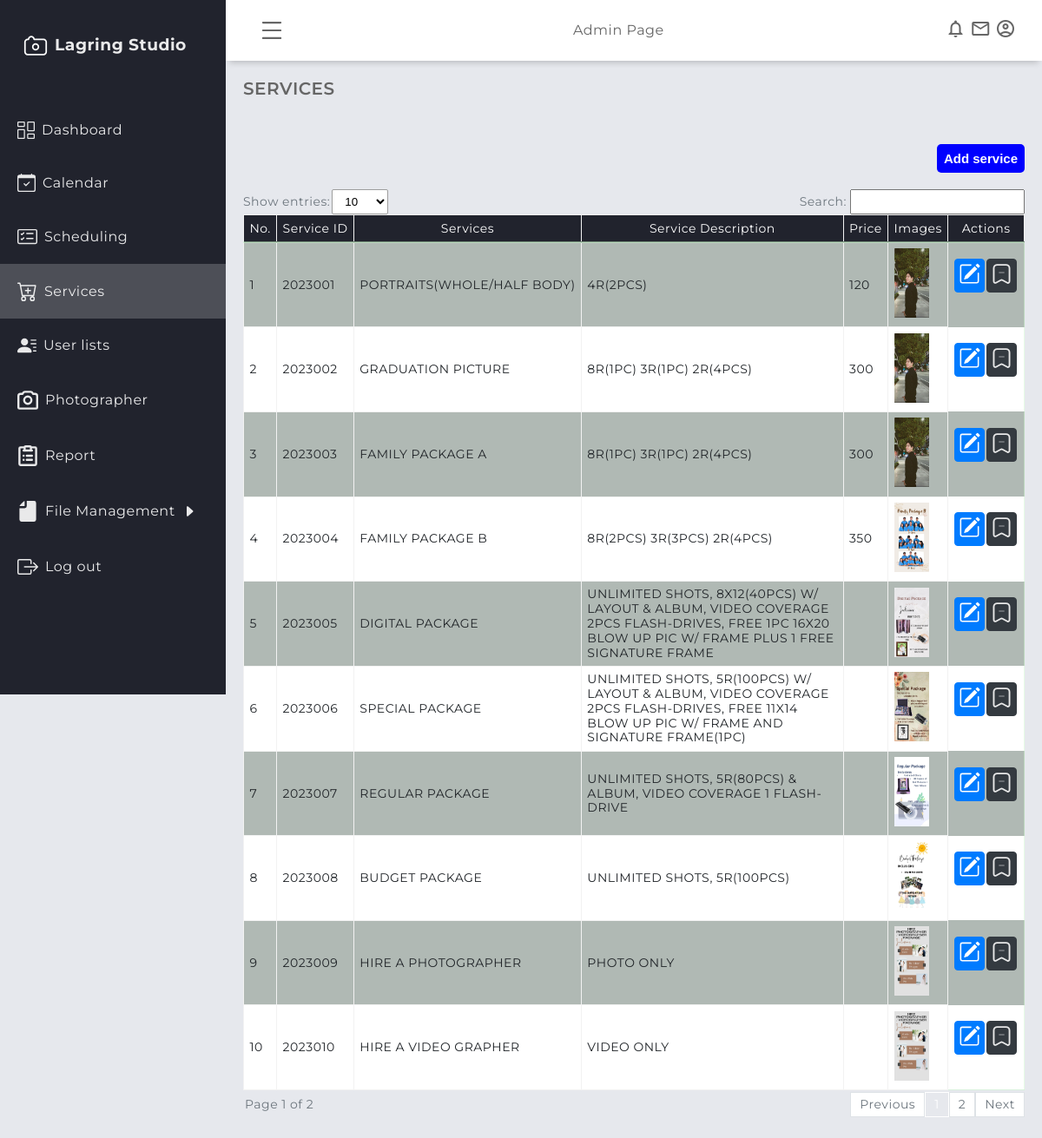
The app's page /admin/services.php (signed in) with its own data.
### tables this page shows
CREATE TABLE IF NOT EXISTS `services` (
  `service_id` int NOT NULL AUTO_INCREMENT,
  `service_name` varchar(250) NOT NULL,
  `service_image` varchar(255) NOT NULL,
  `service_description` varchar(500) NOT NULL,
  `service_type` varchar(200) NOT NULL,
  `service_price` int DEFAULT NULL,
  `service_date_added` datetime NOT NULL DEFAULT CURRENT_TIMESTAMP,
  `archived_flag` int NOT NULL DEFAULT '1',
  PRIMARY KEY (`service_id`)
);

### admin/services.php (the view, shortened to what this page needs)
<?php
   include('session.php');
?>
<!DOCTYPE html>
<html lang="en">
    <head>
        <link rel="stylesheet" href="../assets/global/css/design.css" />
        <link rel="stylesheet" href="../assets/global/css/table.css" />
        <link rel="stylesheet" href="../assets/global/css/global.css" />
        <link rel="stylesheet" href="../assets/admin/css/dashboardcontainer.css" />
        <link rel="stylesheet" href="../assets/admin/css/services.css" />
    </head>
    <body>
        <?php require "header/header.php"?>
        <?php require "navigation/sidebar.php"?>
        <main class="main-container">
            <div class="main-title">
                <p class="font-weight-bold">SERVICES</p>
            </div>
            <div class="add">
                    <button class="modal-trigger" data-modal-id="add_service">Add service</button>
                </div>
                <br>
        <div class= "showAndSearch  text-secondary align-items-center mb-1">
                        <div class= "align-items-center">
                            <label >Show entries:</label>
                            <select id="entriesPerPage">
                                <option value="10">10</option>
                            </select>
                        </div>
                        <div class= "align-items-center">
                            <label for="searchInput" class="pr-1" >Search:</label>
                            <div style="position: relative;">
                                <input type="text" id="searchInput" >
                            </div>
                        </div>
                        <div id="table1" class="table-group-container active">
                            <table id="table1" class="table table-striped table-bordered w-100">
                                <thead>
                                    <tr>
                                        <th>No.</th>
                                        <th>Service ID</th>
                                        <th>Services</th>
                                        <th>Service Description</th>
                                        <th>Price</th>
                                        <th>Images</th>
                                        <th>Actions</th>
                                    </tr>
                                </thead>
                                <tbody>
                        <?php
                                    $i = 1;
                                    $sql = mysqli_query($connection, "SELECT * FROM services") or die(mysqli_error($connection));
                                    if (mysqli_num_rows($sql) > 0) {
                                    while ($row = mysqli_fetch_array($sql)) {
                                        $service_id = $row['service_id'];
                                        $service_name = $row['service_name'];
                                        $service_description = $row['service_description'];
                                        $image = $row ['service_image'];
                                        $service_price = $row['service_price'];
                                    ?>
                                    <tr>
                                        <td><p><?php echo $i++ ?></p></td>
                                        <td><p><?php echo strtoupper($service_id);?></p></td>
                                        <td><p><?php echo strtoupper($service_name);?></p></td>
                                        <td class= "service_description_td"><p><?php echo strtoupper($service_description);?></p></td>
                                        <td><p><?php echo $service_price; ?></p></td>
                                        <td><p><?php echo "<img class='img-fluid' src='/Lagring-Studio-Scheduling-System/assets/global/services_images/" . $image . "'style='width:40px; height:80px'' alt='Service Image'>";?></p></td>
                                        <td class="justify-space-evenly" style=" text-align: center; margin-top: 10px; border: none;">
                                            <a
                                                href="#"
                                                title="Edit"
                                                class="modal-trigger justify-content-center p-0 m-0"
                                                data-modal-id="<?php echo 'edit_service'.$service_id; ?>">
                                                <button class="p-1 m-0 btn btn-primary">
                                                </button>
                                            </a>
                                            <a
                                                href="#"
                                                rel="tooltip"
                                                title="archive"
                                                class="modal-trigger p-0 m-0"
                                                data-modal-id="<?php echo 'archive_announcements'; ?>">
                                                    <button class="p-1 m-1 btn btn-dark">
                                                    </button>
                                            </a>
                                        </td>
                                    </tr>
                                    <?php
                                    }}
                                    else {echo '<tr><td colspan="6" style="text-align: center;">No records found.</td></tr>';}
                                ?>
                                </tbody>
                            </table>
                        </div>
                        <div class="pagination-container">
                            <div id="pagination-label"></div>
                            <div id="pagination" class="pagination"></div>
                        </div>
                    </div>
            </main>
    </body>
</html>

### admin/header/header.php (shortened to what this page needs)
<header class="header">
    <div class="menu-icon toggleBtn">
    </div>
    <div class="header-left">Admin Page</div>
    <div class="header-right">
        <span class="material-icons-outlined">notifications</span>
        <span class="material-icons-outlined">email</span>
        <span class="material-icons-outlined">account_circle</span>
    </div>
</header>

### admin/navigation/sidebar.php (shortened to what this page needs)
<aside class="sidebar" id="sidebar">
    <div class="sidebar-title">
        <div class="sidebar-brand">
            <h3>Lagring Studio</h3>
        </div>
    </div>
    <ul class="sidebar-list">
    <?php $current_page = basename($_SERVER['PHP_SELF']); ?>
        <li <?php if ($current_page === 'admindashboard.php') echo 'class="navLinkActive"';?>>
            <a href="admindashboard.php">
                Dashboard
            </a>
        </li>
        <li <?php if ($current_page === 'calendar.php') echo 'class="navLinkActive"';?>>
            <a href="calendar.php">
                Calendar
            </a>
        </li>
        <li <?php if ($current_page === 'scheduled_task.php') echo 'class="navLinkActive"';?>>
            <a href="scheduled_task.php">
                Scheduling
            </a>
        </li>
        <li <?php if ($current_page === 'services.php') echo 'class="navLinkActive"';?>>
            <a href="services.php">
                Services
            </a>
        </li>
        <li <?php if ($current_page === 'user_list.php') echo 'class="navLinkActive"';?>>
            <a href="user_list.php">
                User lists
            </a>
        </li>
        <li <?php if ($current_page === 'photographer.php') echo 'class="navLinkActive"';?>>
            <a href="photographer.php">
            Photographer
            </a>
        </li>
        <li <?php if ($current_page === 'report.php') echo 'class="navLinkActive"';?>>
            <a href="report.php">
            Report
            </a>
        </li>
        <li <?php if (
                    $current_page === 'service.php' ||
                    $current_page === 'website.php')
                    echo 'class="navLinkActive"';?>>
        <a href="#" id="managementLink">
            File Management
            <svg
                xmlns="http://www.w3.org/2000/svg"
                width="16"
                height="16"
                fill="currentColor"
                class="bi bi-caret-right-fill"
                viewBox="0 0 16 16">
                <path
                        d="m12.14 8.753-5.482 4.796c-.646.566-1.658.106-1.658-.753V3.204a1 1 0 0 1 1.659-.753l5.48 4.796a1 1 0 0 1 0 1.506z"/>
            </svg>
        </a>
    </li>
        <li class="sidebar-list-item">
            <a href="../logoutmodule/logout.php">
                Log out
            </a>
        </li>
    </ul>
</aside>

### assets/global/css/design.css (style rules this page uses)
:root { --blue1: rgba(36, 175, 242); --blue2: rgba(7, 164, 241); --blue3: rgba(23, 147, 217); --blue4: rgba(4, 127, 204); --blue5: rgba(30,144,255); --light_blue: rgba(63, 194, 250); --dim_blue: rgba(137, 192, 223); --dark_blue: rgba(30, 70, 139); --gray: rgba(208, 216, 227); --dark_gray: rgba(141, 164, 196); --dirty_white: rgba(244, 244, 244); --red: rgba(254, 0, 0); --maroon: rgba(154, 0, 0); }
* { margin: 0; padding: 0; box-sizing: border-box; }
body { font-family: "Montserrat", sans-serif; letter-spacing: 0.5px; line-height: 1.2; scrollbar-color: smooth; background-color: #e6e8ed; color: #666666; }
.font-weight-bold { font-weight: 600; }

### assets/global/css/table.css (style rules this page uses)
.table { width: 100%; margin-bottom: 2px; color: #212529; border-collapse: collapse; white-space: nowrap; }
.table th, .table td { padding: 0.4rem; align-items: center; border-top: 1px solid #cafaca77; }
.service_description_td { width: 100%; margin-bottom: 2px; color: #212529; border-collapse: collapse; white-space: normal; }
.table thead th { vertical-align: bottom; border-bottom: 2px solid #cafaca77; background-color: #21232d; color: white; font-weight: normal; text-align: center; }
#table1 tbody tr:nth-child(odd) { background-color: #73847377; }
#table1 tbody tr:nth-child(even) { background-color: #ffffff; }
.table-bordered { border: 1px solid #cafaca77; }
.table-bordered th, .table-bordered td { border: 1px solid hsl(0, 0%, 95%); }
.table-bordered thead th, .table-bordered thead td { border-bottom-width: 2px; }
.table-striped tbody tr { background-color: rgba(0, 0, 0, 0.1); }
#entriesPerPage { background-color: white; border: 1px solid rgb(158, 158, 158); border-radius: 2px; padding: 5px 10px; align-items: center; margin-left: 2px; outline: none; }
#searchInput { padding: 5px 10px; outline: none; }
.showAndSearch { display: flex; justify-content: space-between; flex-wrap: wrap; font-size: 14px; margin-bottom: 10px; }
.pagination-container { display: flex; justify-content: space-between; align-items: center; font-size: 14px; width: 100%; }
#pagination-label { color: #6c757d; padding-left: 2px; }
.pagination { display: flex; align-items: center; }
.table-group-container { display: none; overflow-x: auto; }
.table-group-container.active { display: block; width: 100%; }

### assets/global/css/global.css (style rules this page uses)
.m-1 { margin: 0.25rem; }
.mb-1 { margin-bottom: 0.25rem; }
.m-0 { margin: 0 !important; }
.p-0 { padding: 0 !important; }
.p-1 { padding: 0.25rem !important; }
.pr-1 { padding-right: 0.25rem; }
.text-secondary { color: #6c757d !important; }
.btn { display: inline-block; padding: 0.5em 1em; margin: 2px 2px 2px 2px; border: 1px solid #ccc; border-radius: 4px; background-color: #f5f5f5; color: #333; font-size: 16px; text-align: center; text-decoration: none; cursor: pointer; transition: background-color 0.3s ease; }
.btn-primary { background-color: #007bff; color: #fff; border-color: #007bff; }
.btn-dark { background-color: #343a40; color: #fff; border-color: #343a40; }
.modal-trigger { background: linear-gradient( 135deg, var(--color-primary-variant), var(--color-primary) ); font-size: 15px; color: var(--color-bg-1); margin-top: 2rem; display: inline-block; padding: 0.6rem 1.6rem; font-weight: 600; border-radius: 0.3rem; cursor: pointer; }
* { margin: 0; padding: 0; box-sizing: border-box; }
.w-100 { width: 100% !important; }
.justify-content-center { display: flex; justify-content: center !important; }
.justify-space-evenly { display: flex; justify-content: space-evenly; }
.align-items-center { display: flex; align-items: center; }

### assets/admin/css/services.css (style rules this page uses)
.add { display: flex; justify-content: end; }
.add button { padding: 0.5rem; border:none; outline:none; cursor: pointer; background-color: blue; color: #fff; border-radius: 5px; }

### records on screen
services: service_id "2023001", service_name "PORTRAITS(WHOLE/HALF BODY)", service_description "4R(2PCS)", service_price "120", service_image (picture)
services: service_id "2023002", service_name "GRADUATION PICTURE", service_description "8R(1PC) 3R(1PC) 2R(4PCS)", service_price "300", service_image (picture)
services: service_id "2023003", service_name "FAMILY PACKAGE A", service_description "8R(1PC) 3R(1PC) 2R(4PCS)", service_price "300", service_image (picture)
services: service_id "2023004", service_name "FAMILY PACKAGE B", service_description "8R(2PCS) 3R(3PCS) 2R(4PCS)", service_price "350", service_image (picture)
services: service_id "2023005", service_name "DIGITAL PACKAGE", service_description "UNLIMITED SHOTS, 8X12(40PCS) W/ LAYOUT & ALBUM, VIDEO COVERAGE 2PCS FLASH-DRIVES, FREE 1PC 16X20 BLOW UP PIC W/ FRAME PLUS 1 FREE SIGNATURE FRAME", service_image (picture)
services: service_id "2023006", service_name "SPECIAL PACKAGE", service_description "UNLIMITED SHOTS, 5R(100PCS) W/ LAYOUT & ALBUM, VIDEO COVERAGE 2PCS FLASH-DRIVES, FREE 11X14 BLOW UP PIC W/ FRAME AND SIGNATURE FRAME(1PC)", service_image (picture)
services: service_id "2023007", service_name "REGULAR PACKAGE", service_description "UNLIMITED SHOTS, 5R(80PCS) & ALBUM, VIDEO COVERAGE 1 FLASH-DRIVE", service_image (picture)
services: service_id "2023008", service_name "BUDGET PACKAGE", service_description "UNLIMITED SHOTS, 5R(100PCS)", service_image (picture)
services: service_id "2023009", service_name "HIRE A PHOTOGRAPHER", service_description "PHOTO ONLY", service_image (picture)
services: service_id "2023010", service_name "HIRE A VIDEO GRAPHER", service_description "VIDEO ONLY", service_image (picture)
